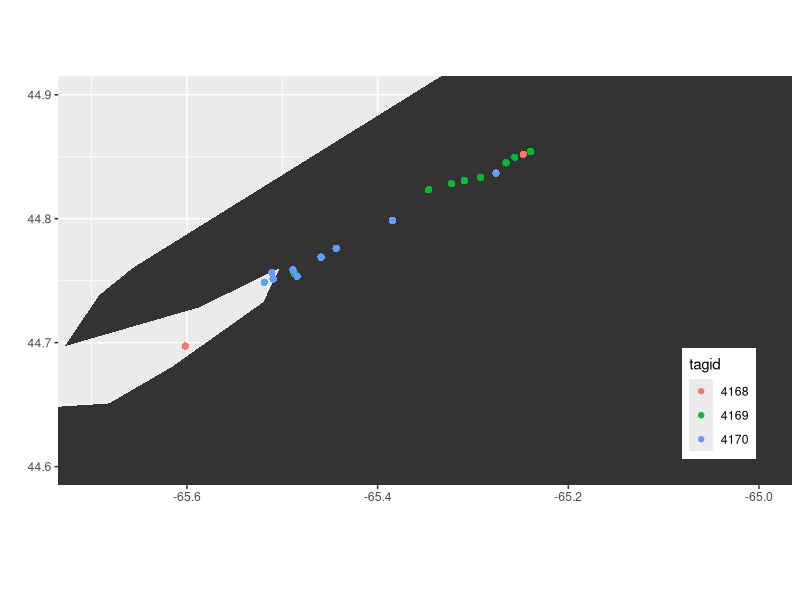
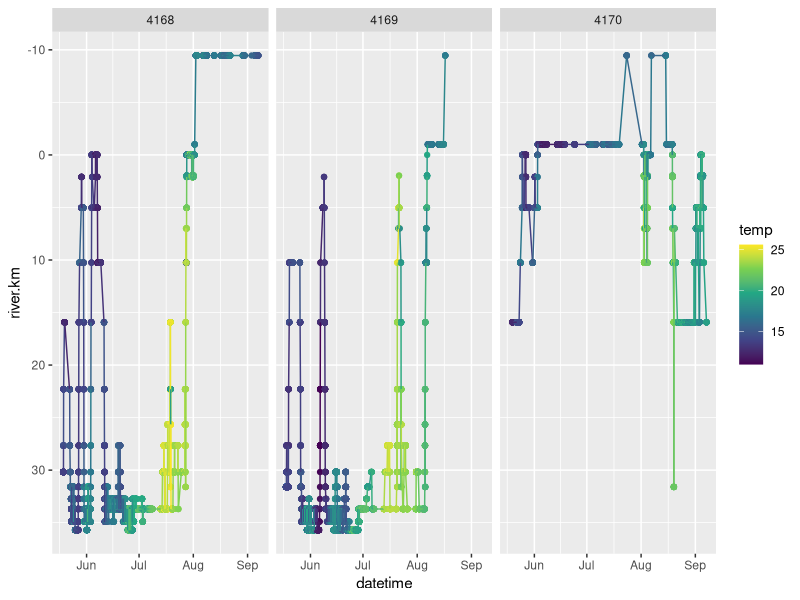
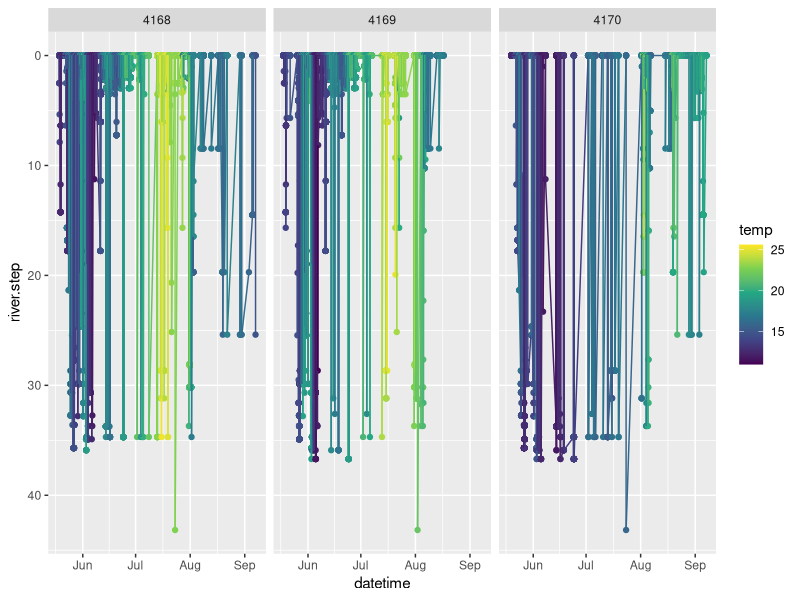

Generate these figures, in order, with R:
## ---- chunk 1
knitr::opts_chunk$set(echo = TRUE)
## ---- chunk 2
library(ggplot2)
library(lubridate)
## ---- chunk 3
bass <- read.csv("Keeler_Colton_Striped_Bass_2023.csv")
head(bass)
## ---- chunk 4
bass$tagid <- as.factor(bass$tagid)
bass$datetime <- ymd_hm(bass$datetime)
## ---- chunk 5
# Get a world map
world <- map_data('world')

# Map the data
ggplot() +
  theme(legend.position = c(.9,.2)) +
  geom_polygon(data = world, aes(x=long, y = lat, group = group)) +
  coord_fixed(xlim=c(-65.7,-65), ylim=c(44.6,44.9), ratio=1.3) + 
  xlab('') + ylab('') +
  geom_point(data = bass, aes(x=long, y=lat, colour = tagid))
## ---- chunk 6
ggplot(bass, aes(datetime, river.km, colour = temp)) + 
  geom_point()+
  geom_line() +
  scale_color_viridis_c()+
  scale_y_reverse()+
  labs(colour = "temp") +
  facet_grid(~ tagid)
## ---- chunk 7
# step, as in how much distance moved along the river (absolute values)
bass$river.step <- abs(c(diff(bass$river.km), NA))
# Could also look at directed step
#bass$river.step <- c(NA, diff(bass$river.km))

ggplot(bass, aes(datetime, river.step, colour = temp)) + 
  geom_point() +
  geom_line() +
  scale_color_viridis_c()+
  scale_y_reverse()+
  labs(colour = "temp") +
  facet_grid(~ tagid)
